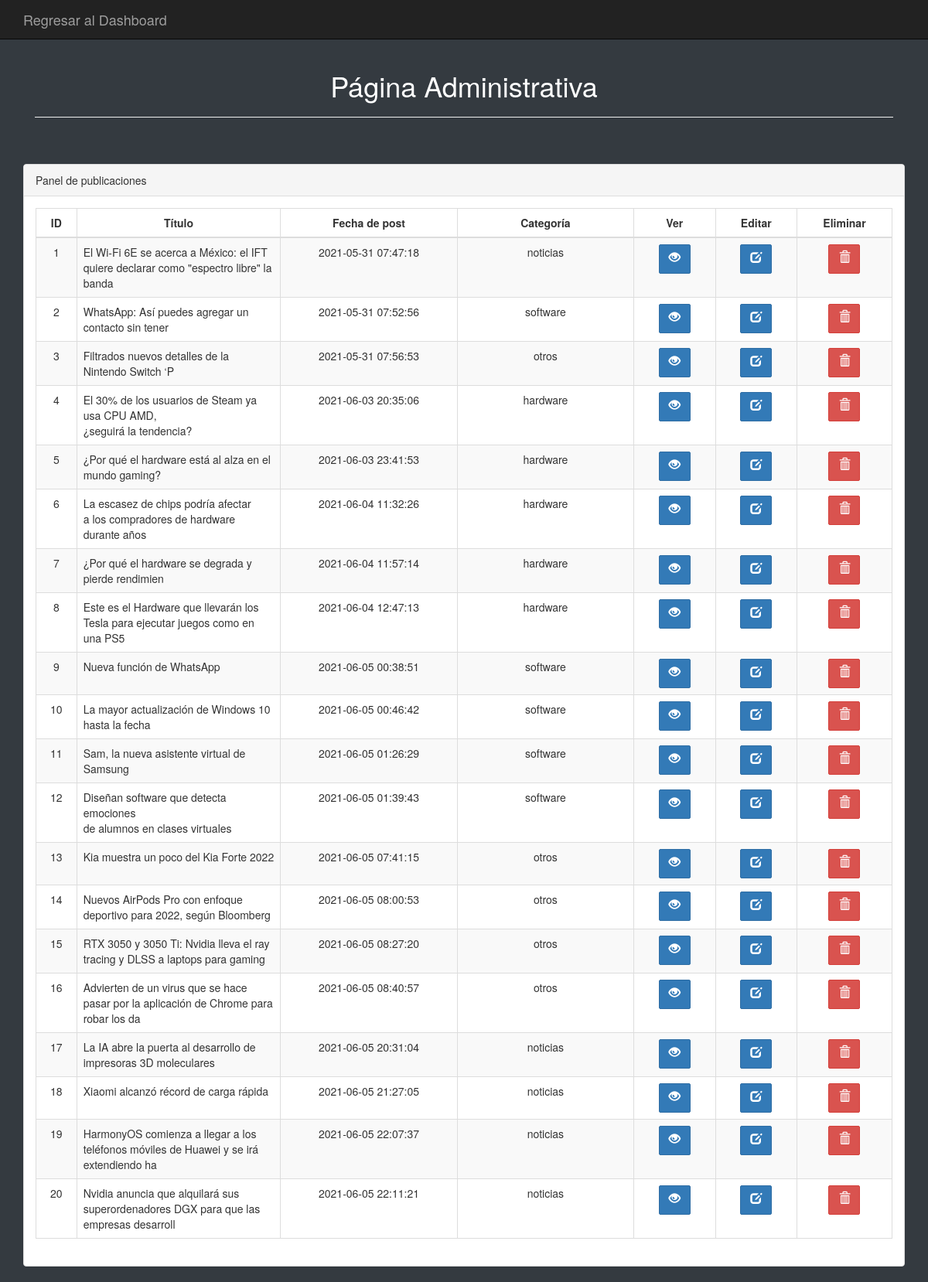
The app's page /admin/admin_portada.php (signed in) with its own data.
### tables this page shows
CREATE TABLE `contenido` (
  `id` int(11) NOT NULL,
  `Titulo` varchar(85) DEFAULT NULL,
  `Fecha` datetime NOT NULL,
  `Comentario` text NOT NULL,
  `Imagen` varchar(30) DEFAULT NULL,
  `categoria` varchar(20) DEFAULT NULL
);

### admin/admin_portada.php (the view, shortened to what this page needs)
<!DOCTYPE html>
<html>
<head>
<link rel="stylesheet" href="../bootstrap/css/bootstrap.min.css">
</head>
<body style="background-color: #343a40;">
<nav class="navbar navbar-inverse navbar-static-top">
  <div class="container">
    <div class="navbar-header">
      <a class="navbar-brand" href="indexadmin.php">Regresar al Dashboard</a>
    </div>
  </div>
</nav>
<div class="wrapper">
<div class="container">
	<div class="col-lg-12">
		<center>
			<h1>Página Administrativa</h1>
		</center>
		<hr><br><br>
	</div>
	<br><br><br>
	<div class="row">
            <div class="col-lg-12">
                <div class="panel panel-default">
                    <div class="panel-heading"> Panel de publicaciones</div>
                    <div class="panel-body">
                        <div class="table-responsive">
                            <table class="table table-striped table-bordered table-hover">
                                <thead>
                                    <tr>
                                        <th width="3%" style="text-align: center;">ID</th>
                                        <th width="15%">Título</th>
                                        <th width="13%">Fecha de post</th>
                                        <th width="13%">Categoría</th>
                                        <th width="6%">Ver</th>
                                        <th width="6%">Editar</th>
                                        <th width="6%">Eliminar</th>
                                    </tr>
                                </thead>
                                <tbody>
								<?php
								$miconexion = mysqli_connect("localhost", "root", "", "blog_posts");                                ;
								$query="SELECT * FROM contenido";
								$result_contenido = mysqli_query($miconexion,$query);
								while($row=mysqli_fetch_array($result_contenido))
								{
								?>
                                    <tr>
                                        <td style="text-align: center;"><?php echo $row["id"]; ?></td>
                                        <td><?php echo $row["Titulo"]; ?></td>
                                        <td class="centro"><?php echo $row["Fecha"]; ?></td>
                                        <td class="centro"><?php echo $row["categoria"]; ?></td>
                                        <td class="centro"width="4%"><a class='btn btn-primary float-end' href= "/secciones/single_administrador.php?id=<?php echo $row['id']?> "><span class="glyphicon glyphicon-eye-open" aria-hidden="true"></a></span></td>
										<td class="centro" width="4%"><a href="editar_entrada.php?id=<?php echo $row['id']?>" class="btn btn-primary"><span class="glyphicon glyphicon-edit" aria-hidden="true"></span></td>
										<td class="centro" width="7%"><a href="eliminar_entrada.php?id=<?php echo $row['id']?>" class = "btn btn-danger"><span class="glyphicon glyphicon-trash" aria-hidden="true"></a></span></td>
                                    </tr>
								<?php
								}
								?>
                                </tbody>
                            </table>
                        </div>
                    </div>
                </div>
            </div>
</div>
</div>
</body>
</html>

### admin/admin_portada.php (style rules this page uses)
.form-control, .btn { min-height: 38px; border-radius: 2px; }
.btn { font-size: 15px; font-weight: bold; }
h1, h2, h3, h4 { color: white; }
th, .centro { text-align: center; }

### records on screen
contenido: id "1", Titulo "El Wi-Fi 6E se acerca a México: el IFT quiere declarar como \"espectro libre\" la banda", Fecha "2021-05-31 07:47:18", categoria "noticias"
contenido: id "2", Titulo "WhatsApp: Así puedes agregar un contacto sin tener", Fecha "2021-05-31 07:52:56", categoria "software"
contenido: id "3", Titulo "Filtrados nuevos detalles de la Nintendo Switch ‘P", Fecha "2021-05-31 07:56:53", categoria "otros"
contenido: id "4", Titulo "El 30% de los usuarios de Steam ya usa CPU AMD, ¿seguirá la tendencia?", Fecha "2021-06-03 20:35:06", categoria "hardware"
contenido: id "5", Titulo "¿Por qué el hardware está al alza en el mundo gaming?", Fecha "2021-06-03 23:41:53", categoria "hardware"
contenido: id "6", Titulo "La escasez de chips podría afectar a los compradores de hardware durante años", Fecha "2021-06-04 11:32:26", categoria "hardware"
contenido: id "7", Titulo "¿Por qué el hardware se degrada y pierde rendimien", Fecha "2021-06-04 11:57:14", categoria "hardware"
contenido: id "8", Titulo "Este es el Hardware que llevarán los Tesla para ejecutar juegos como en una PS5", Fecha "2021-06-04 12:47:13", categoria "hardware"
contenido: id "9", Titulo "Nueva función de WhatsApp", Fecha "2021-06-05 00:38:51", categoria "software"
contenido: id "10", Titulo "La mayor actualización de Windows 10 hasta la fecha", Fecha "2021-06-05 00:46:42", categoria "software"
contenido: id "11", Titulo "Sam, la nueva asistente virtual de Samsung", Fecha "2021-06-05 01:26:29", categoria "software"
contenido: id "12", Titulo "Diseñan software que detecta emociones de alumnos en clases virtuales", Fecha "2021-06-05 01:39:43", categoria "software"
contenido: id "13", Titulo "Kia muestra un poco del Kia Forte 2022", Fecha "2021-06-05 07:41:15", categoria "otros"
contenido: id "14", Titulo "Nuevos AirPods Pro con enfoque deportivo para 2022, según Bloomberg", Fecha "2021-06-05 08:00:53", categoria "otros"
contenido: id "15", Titulo "RTX 3050 y 3050 Ti: Nvidia lleva el ray tracing y DLSS a laptops para gaming", Fecha "2021-06-05 08:27:20", categoria "otros"
contenido: id "16", Titulo "Advierten de un virus que se hace pasar por la aplicación de Chrome para robar los da", Fecha "2021-06-05 08:40:57", categoria "otros"
contenido: id "17", Titulo "La IA abre la puerta al desarrollo de impresoras 3D moleculares", Fecha "2021-06-05 20:31:04", categoria "noticias"
contenido: id "18", Titulo "Xiaomi alcanzó récord de carga rápida", Fecha "2021-06-05 21:27:05", categoria "noticias"
contenido: id "19", Titulo "HarmonyOS comienza a llegar a los teléfonos móviles de Huawei y se irá extendiendo ha", Fecha "2021-06-05 22:07:37", categoria "noticias"
contenido: id "20", Titulo "Nvidia anuncia que alquilará sus superordenadores DGX para que las empresas desarroll", Fecha "2021-06-05 22:11:21", categoria "noticias"
